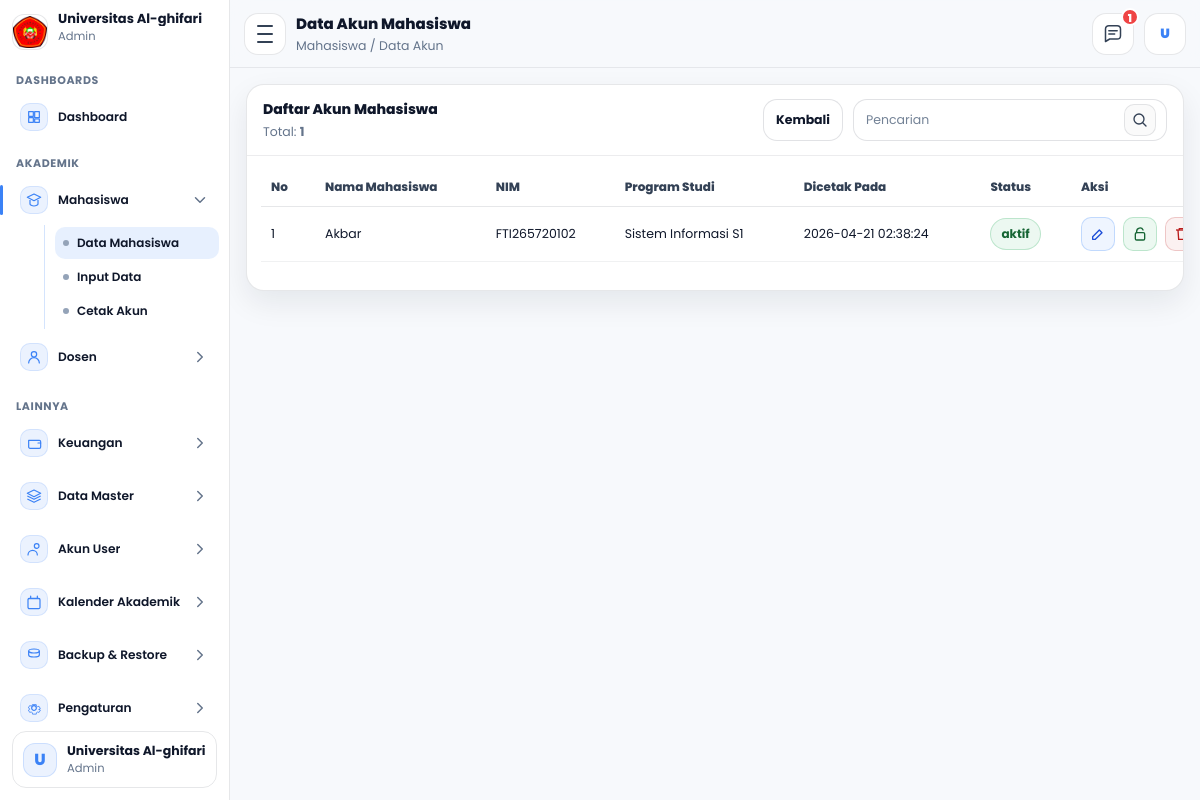
The app's page /admin/mahasiswa/dataakun.php (signed in) with its own data.
### tables this page shows
CREATE TABLE `mahasiswa` (
  `id_mahasiswa` int NOT NULL,
  `tanggal_registrasi` date NOT NULL,
  `periode_pendaftaran` varchar(60) NOT NULL,
  `jenis_pendaftaran` varchar(60) NOT NULL,
  `jalur_pendaftaran` varchar(60) DEFAULT NULL,
  `program_studi` varchar(100) NOT NULL,
  `kelas` varchar(30) NOT NULL,
  `nim` varchar(30) NOT NULL,
  `jalur_keuangan` varchar(100) NOT NULL,
  `nama_mahasiswa` varchar(150) NOT NULL,
  `tempat_lahir` varchar(100) NOT NULL,
  `tanggal_lahir` date NOT NULL,
  `jenis_kelamin` varchar(20) NOT NULL,
  `golongan_darah` varchar(5) DEFAULT NULL,
  `agama` varchar(30) NOT NULL,
  `ukuran_seragam` varchar(10) NOT NULL,
  `nik` varchar(30) DEFAULT NULL,
  `nisn` varchar(30) DEFAULT NULL,
  `npwp` varchar(30) DEFAULT NULL,
  `kewarganegaraan` enum('WNI','WNA') DEFAULT NULL,
  `provinsi` varchar(100) DEFAULT NULL,
  `kab_kota` varchar(100) DEFAULT NULL,
  `kecamatan` varchar(100) DEFAULT NULL,
  `kelurahan` varchar(100) DEFAULT NULL,
  `jalan` varchar(200) DEFAULT NULL,
  `dusun` varchar(100) DEFAULT NULL,
  `rt` varchar(10) DEFAULT NULL,
  `rw` varchar(10) DEFAULT NULL,
  `kode_pos` varchar(10) DEFAULT NULL,
  `jenis_tinggal` varchar(50) DEFAULT NULL,
  `alat_transportasi` varchar(50) DEFAULT NULL,
  `telepon` varchar(30) DEFAULT NULL,
  `hp` varchar(30) DEFAULT NULL,
  `email` varchar(120) DEFAULT NULL,
  `penerima_kps` enum('Ya','Tidak') DEFAULT NULL,
  `no_kps` varchar(50) DEFAULT NULL,
  `nama_ayah` varchar(150) DEFAULT NULL,
  `tanggal_lahir_ayah` date DEFAULT NULL,
  `pendidikan_ayah` varchar(80) DEFAULT NULL,
  `pekerjaan_ayah` varchar(80) DEFAULT NULL,
  `penghasilan_ayah` varchar(80) DEFAULT NULL,
  `nama_ibu` varchar(150) DEFAULT NULL,
  `tanggal_lahir_ibu` date DEFAULT NULL,
  `pendidikan_ibu` varchar(80) DEFAULT NULL,
  `pekerjaan_ibu` varchar(80) DEFAULT NULL,
  `penghasilan_ibu` varchar(80) DEFAULT NULL,
  `nama_wali` varchar(150) DEFAULT NULL,
  `tanggal_lahir_wali` date DEFAULT NULL,
  `pendidikan_wali` varchar(80) DEFAULT NULL,
  `pekerjaan_wali` varchar(80) DEFAULT NULL,
  `penghasilan_wali` varchar(80) DEFAULT NULL,
  `asal_sekolah` varchar(150) DEFAULT NULL,
  `no_ijazah` varchar(80) DEFAULT NULL,
  `alamat_sekolah` varchar(255) DEFAULT NULL,
  `kodepos_sekolah` varchar(10) DEFAULT NULL,
  `email_sekolah` varchar(120) DEFAULT NULL,
  `telepon_sekolah` varchar(30) DEFAULT NULL,
  `website_sekolah` varchar(120) DEFAULT NULL,
  `asal_jurusan` varchar(120) DEFAULT NULL,
  `sks_diakui` int DEFAULT NULL,
  `asal_perguruan_tinggi` varchar(150) DEFAULT NULL,
  `asal_program_studi` varchar(150) DEFAULT NULL,
  `akun_dicetak` tinyint(1) NOT NULL DEFAULT '0',
  `akun_dicetak_pada` timestamp NULL DEFAULT NULL,
  `id_user` int DEFAULT NULL,
  `dibuat_pada` timestamp NULL DEFAULT CURRENT_TIMESTAMP,
  `diubah_pada` timestamp NULL DEFAULT NULL ON UPDATE CURRENT_TIMESTAMP
);

### admin/mahasiswa/dataakun.php (the view, shortened to what this page needs)
<?php
require_once __DIR__ . "/../layout.php";
$qRaw = trim($_GET['q'] ?? '');
$q = $qRaw;
$page = (int)($_GET['page'] ?? 1);
$perPage = 15;
$offset = ($page - 1) * $perPage;
function buildWhereAndParamsAkun($q){
  $where = "WHERE IFNULL(m.akun_dicetak,0)=1";
  $params = [];
  $types = "";
  return [$where, $types, $params];
}
function renderRowsAkun($rows, $offset){
  $no = $offset + 1;
  $html = '';
  foreach ($rows as $r){
    $id     = (int)($r['id_mahasiswa'] ?? 0);
    $nama   = e($r['nama_mahasiswa'] ?? '');
    $nim    = e($r['nim'] ?? '');
    $prodi  = e($r['program_studi'] ?? '-');
    $dicetak= e($r['akun_dicetak_pada'] ?? '-');
    $status = ($r['status'] ?? 'aktif') === 'nonaktif' ? 'nonaktif' : 'aktif';
    $lockTitle = ($status === 'aktif') ? 'Nonaktifkan' : 'Aktifkan';
    $svgUnlock = '<svg viewBox="0 0 24 24" fill="none" aria-hidden="true">
        <path d="M7 10V8a5 5 0 0 1 9.6-2" stroke="currentColor" stroke-width="2" stroke-linecap="round"/>
        <path d="M7 10h10a2 2 0 0 1 2 2v7a2 2 0 0 1-2 2H7a2 2 0 0 1-2-2v-7a2 2 0 0 1 2-2Z" stroke="currentColor" stroke-width="2" stroke-linejoin="round"/>
      </svg>';
    $svgLock = '<svg viewBox="0 0 24 24" fill="none" aria-hidden="true">
        <path d="M7 10V8a5 5 0 0 1 10 0v2" stroke="currentColor" stroke-width="2" stroke-linecap="round"/>
        <path d="M7 10h10a2 2 0 0 1 2 2v7a2 2 0 0 1-2 2H7a2 2 0 0 1-2-2v-7a2 2 0 0 1 2-2Z" stroke="currentColor" stroke-width="2" stroke-linejoin="round"/>
        <path d="M12 14v3" stroke="currentColor" stroke-width="2" stroke-linecap="round"/>
      </svg>';
    $html .= '<tr>';
    $html .= '<td class="col-no">'.$no.'</td>';
    $html .= '<td>'.$nama.'</td>';
    $html .= '<td>'.$nim.'</td>';
    $html .= '<td>'.$prodi.'</td>';
    $html .= '<td>'.$dicetak.'</td>';
    $html .= '<td><span class="st-pill '.($status==='aktif'?'on':'off').'">'.e($status).'</span></td>';
    $html .= '<td class="aksi">
      <a class="icon-btn edit" href="editakun.php?id='.$id.'" title="Edit">
        <svg viewBox="0 0 24 24" fill="none" aria-hidden="true">
          <path d="M4 20h4l10-10-4-4L4 16v4Z" stroke="currentColor" stroke-width="2" stroke-linejoin="round"/>
        </svg>
      </a>
      <button class="icon-btn lock '.($status==='aktif'?'on':'off').'" type="button"
              data-toggle="1" data-id="'.$id.'" data-status="'.$status.'"
              title="'.$lockTitle.'">
        '.(($status==='aktif') ? $svgUnlock : $svgLock).'
      </button>
      <button class="icon-btn del" type="button"
              data-del="1" data-id="'.$id.'" data-name="'.$nama.'"
              title="Hapus">
        <svg viewBox="0 0 24 24" fill="none" aria-hidden="true">
          <path d="M3 6h18" stroke="currentColor" stroke-width="2"/>
          <path d="M8 6V4h8v2" stroke="currentColor" stroke-width="2"/>
          <path d="M6 6l1 14h10l1-14" stroke="currentColor" stroke-width="2"/>
        </svg>
      </button>
    </td>';
    $html .= '</tr>';
    $no++;
  }
  return $html;
}
list($where, $types, $params) = buildWhereAndParamsAkun($q);
$sqlTotal = "SELECT COUNT(*) AS total
             FROM mahasiswa m
             LEFT JOIN users u
               ON (u.id_user = m.id_user)
               OR (u.username = m.nim AND u.role='mahasiswa')
             $where";
$stmtT = $conn->prepare($sqlTotal);
$stmtT->execute();
$rsT = $stmtT->get_result();
$total = 0;
if ($rsT && ($rowT = $rsT->fetch_assoc())) $total = (int)($rowT['total'] ?? 0);
$sql = "SELECT m.id_mahasiswa, m.nama_mahasiswa, m.nim, m.program_studi, m.akun_dicetak_pada,
               IFNULL(u.status,'aktif') AS status
        FROM mahasiswa m
        LEFT JOIN users u
          ON (u.id_user = m.id_user)
          OR (u.username = m.nim AND u.role='mahasiswa')
        $where
        ORDER BY m.id_mahasiswa DESC
        LIMIT ? OFFSET ?";
$stmt = $conn->prepare($sql);
if ($types !== '') {
  $types2 = $types . "ii";
  $limit = $perPage;
  $off = $offset;
  $stmt->bind_param($types2, ...array_merge($params, [$limit,$off]));
} else {
  $limit = $perPage;
  $off = $offset;
  $stmt->bind_param("ii", $limit, $off);
}
$stmt->execute();
$rs = $stmt->get_result();
$rows = [];
if ($rs) {
  while ($r = $rs->fetch_assoc()) $rows[] = $r;
}
$tbodyHtml = renderRowsAkun($rows, $offset);
?>
<div class="panel">
  <div class="panel-head">
    <div class="panel-left">
      <div class="panel-title">Daftar Akun Mahasiswa</div>
      <div class="panel-sub">Total: <b id="totalText"><?= (int)$total ?></b></div>
    </div>
    <div class="panel-actions">
      <a class="btn-ghost" href="cetakakun.php" title="Kembali">Kembali</a>
      <div class="searchbox">
        <input type="text" id="q" placeholder="Pencarian" value="<?= e($q) ?>" autocomplete="off">
        <button type="button" class="sbtn" aria-label="Cari">
          <svg viewBox="0 0 24 24" fill="none" aria-hidden="true">
            <path d="M10.5 18a7.5 7.5 0 1 1 0-15 7.5 7.5 0 0 1 0 15Z" stroke="currentColor" stroke-width="2"/>
            <path d="M16.5 16.5 21 21" stroke="currentColor" stroke-width="2" stroke-linecap="round"/>
          </svg>
        </button>
      </div>
    </div>
  </div>
  <div class="table-wrap">
    <table class="tbl">
      <thead>
        <tr>
          <th class="col-no">No</th>
          <th>Nama Mahasiswa</th>
          <th>NIM</th>
          <th>Program Studi</th>
          <th>Dicetak Pada</th>
          <th>Status</th>
          <th class="col-aksi">Aksi</th>
        </tr>
      </thead>
      <tbody id="tbody">
        <?= $tbodyHtml ?>
      </tbody>
    </table>
  </div>
  <div class="panel-foot">
  </div>
</div>

### css/css_admin/dashboard.css (style rules this page uses)
:root { --font: "Poppins", system-ui, -apple-system, Segoe UI, Roboto, Arial, sans-serif; --bg:#f7f9fc; --panel:#ffffff; --text:#0f172a; --muted:#64748b; --blue:#3b82f6; --blueSoft: rgba(59,130,246,.10); --blueHover: rgba(59,130,246,.08); --stroke: rgba(15,23,42,.10); --shadow: 0 12px 30px rgba(15,23,42,.08); --sideW: 230px; }
* { box-sizing:border-box; }
html,body { height:100%; }
body { margin:0; font-family: var(--font); background: var(--bg); color: var(--text); }

### css/css_admin/mahasiswa/dataakun.css (style rules this page uses)
:root { --font: "Poppins", system-ui, -apple-system, Segoe UI, Roboto, Arial, sans-serif; --bg:#f7f9fc; --panel:#ffffff; --text:#0f172a; --muted:#64748b; --blue:#3b82f6; --blueSoft: rgba(59,130,246,.10); --blueHover: rgba(59,130,246,.08); --stroke: rgba(15,23,42,.10); --shadow: 0 12px 30px rgba(15,23,42,.08); --radius: 18px; }
body { font-family: var(--font); }
input, select, button, textarea { font-family: var(--font); }
.panel { background:#fff; border: 1px solid var(--stroke); border-radius: var(--radius); box-shadow: var(--shadow); overflow: hidden; }
.panel-head { padding: 14px 16px; border-bottom: 1px solid rgba(15,23,42,.08); display:flex; align-items:center; justify-content: space-between; gap: 12px; flex-wrap: wrap; }
.panel-left { min-width: 200px; }
.panel-title { font-weight: 800; font-size: 14px; }
.panel-sub { margin-top: 3px; font-size: 12.5px; color: var(--muted); }
.panel-actions { display:flex; align-items:center; gap: 10px; flex-wrap: wrap; }
.btn-ghost { height: 42px; padding: 0 12px; border-radius: 14px; border: 1px solid rgba(15,23,42,.12); background: #fff; color: #0f172a; font-weight: 700; font-size: 12.5px; text-decoration:none; display:inline-flex; align-items:center; justify-content:center; }
.searchbox { display:flex; align-items:center; gap: 8px; border: 1px solid rgba(15,23,42,.12); background:#fff; border-radius: 14px; padding: 8px 10px; height: 42px; }
.searchbox input { border: 0; outline: none; font-size: 12.5px; min-width: 240px; }
.searchbox input::placeholder { color: rgba(100,116,139,.9); }
.sbtn { width: 32px; height: 32px; border-radius: 10px; border: 1px solid rgba(15,23,42,.10); background: rgba(15,23,42,.02); cursor:pointer; display:grid; place-items:center; }
.sbtn svg { width: 16px; height: 16px; color:#334155; }
.table-wrap { padding: 12px 14px 4px; overflow:auto; }
.tbl { width: 100%; border-collapse: separate; border-spacing: 0; min-width: 980px; }
.tbl thead th { text-align: left; font-size: 12px; font-weight: 800; color: #334155; padding: 10px 10px; border-bottom: 1px solid rgba(15,23,42,.10); background: #fff; white-space: nowrap; }
.tbl tbody td { font-size: 12.5px; color: var(--text); padding: 10px 10px; border-bottom: 1px solid rgba(15,23,42,.06); vertical-align: middle; white-space: nowrap; }
.col-no { width: 54px; }
.col-aksi { width: 170px; text-align:left; }
.st-pill { display:inline-flex; align-items:center; justify-content:center; padding: 6px 10px; border-radius: 999px; font-size: 12px; font-weight: 700; border: 1px solid rgba(15,23,42,.10); background: #fff; }
.st-pill.on { color: #166534; background: rgba(22,163,74,.08); border-color: rgba(22,163,74,.22); }
.panel-foot { padding: 10px 14px 14px; }
.aksi { display:flex; gap: 8px; align-items:center; }
.icon-btn { width: 34px; height: 34px; border-radius: 10px; border: 1px solid rgba(15,23,42,.10); background: #fff; display:inline-flex; align-items:center; justify-content:center; cursor:pointer; transition: all .15s ease; }
.icon-btn svg { width: 16px; height: 16px; }
.icon-btn.edit { color: #1d4ed8; background: rgba(59,130,246,.08); border-color: rgba(59,130,246,.25); }
.icon-btn.del { color: #b91c1c; background: rgba(185,28,28,.06); border-color: rgba(185,28,28,.20); }
.icon-btn.lock.on { color: #166534; background: rgba(22,163,74,.08); border-color: rgba(22,163,74,.22); }

### records on screen
mahasiswa: nama_mahasiswa "Akbar", nim "FTI265720102", program_studi "Sistem Informasi S1", akun_dicetak_pada "2026-04-21 02:38:24", status "aktif"

### other values on screen
$nama_tampil "Universitas Al-ghifari"
$g['title'] "DASHBOARDS"
$it['label'] "Dashboard"
$g['title'] "AKADEMIK"
$it['label'] "Mahasiswa"
$c['label'] "Data Mahasiswa"
$c['label'] "Input Data"
$c['label'] "Cetak Akun"
$it['label'] "Dosen"
$g['title'] "LAINNYA"
$it['label'] "Keuangan"
$it['label'] "Data Master"
$it['label'] "Akun User"
$it['label'] "Kalender Akademik"
$it['label'] "Backup & Restore"
